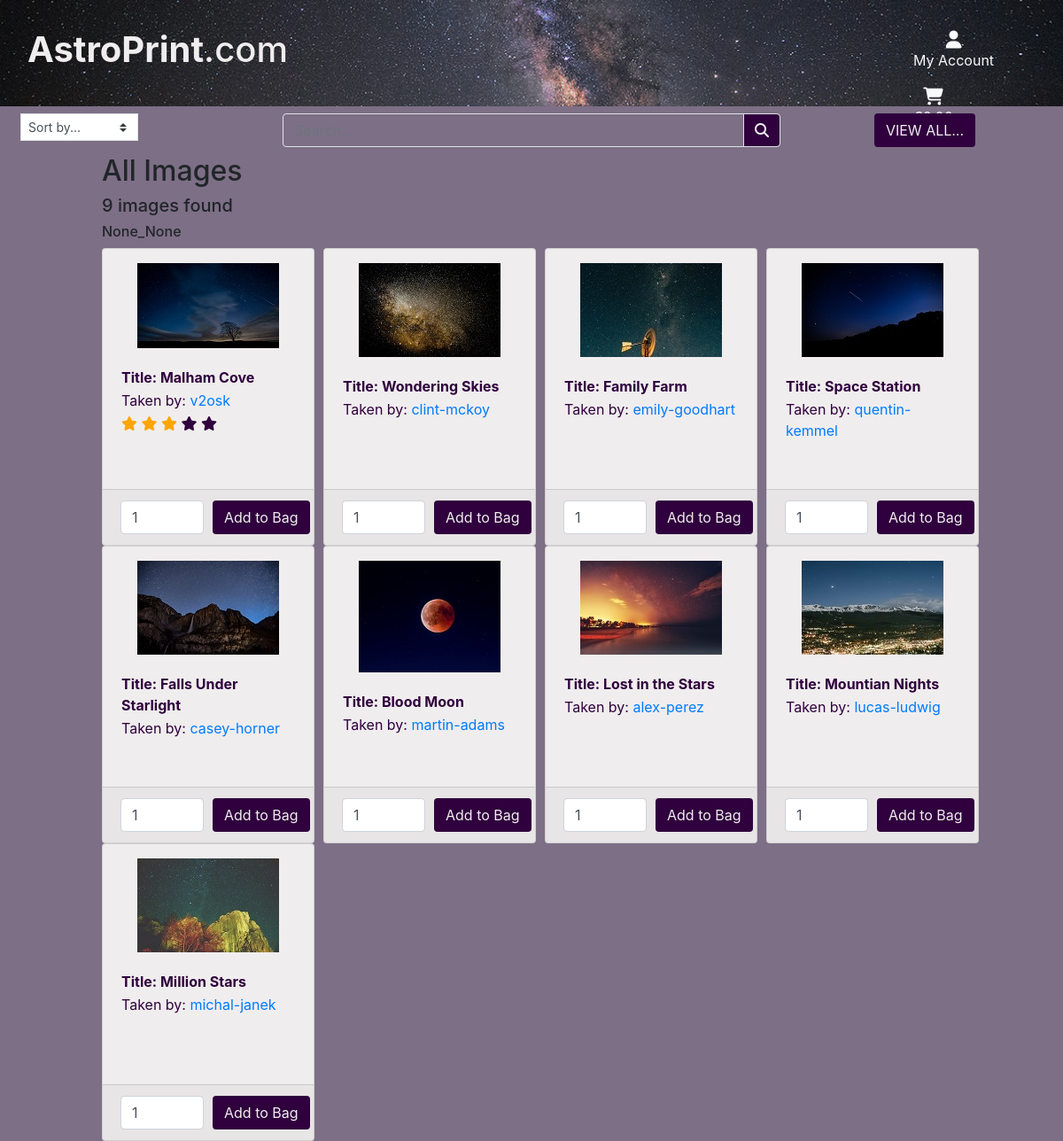
Before: /images/ with the older database file.
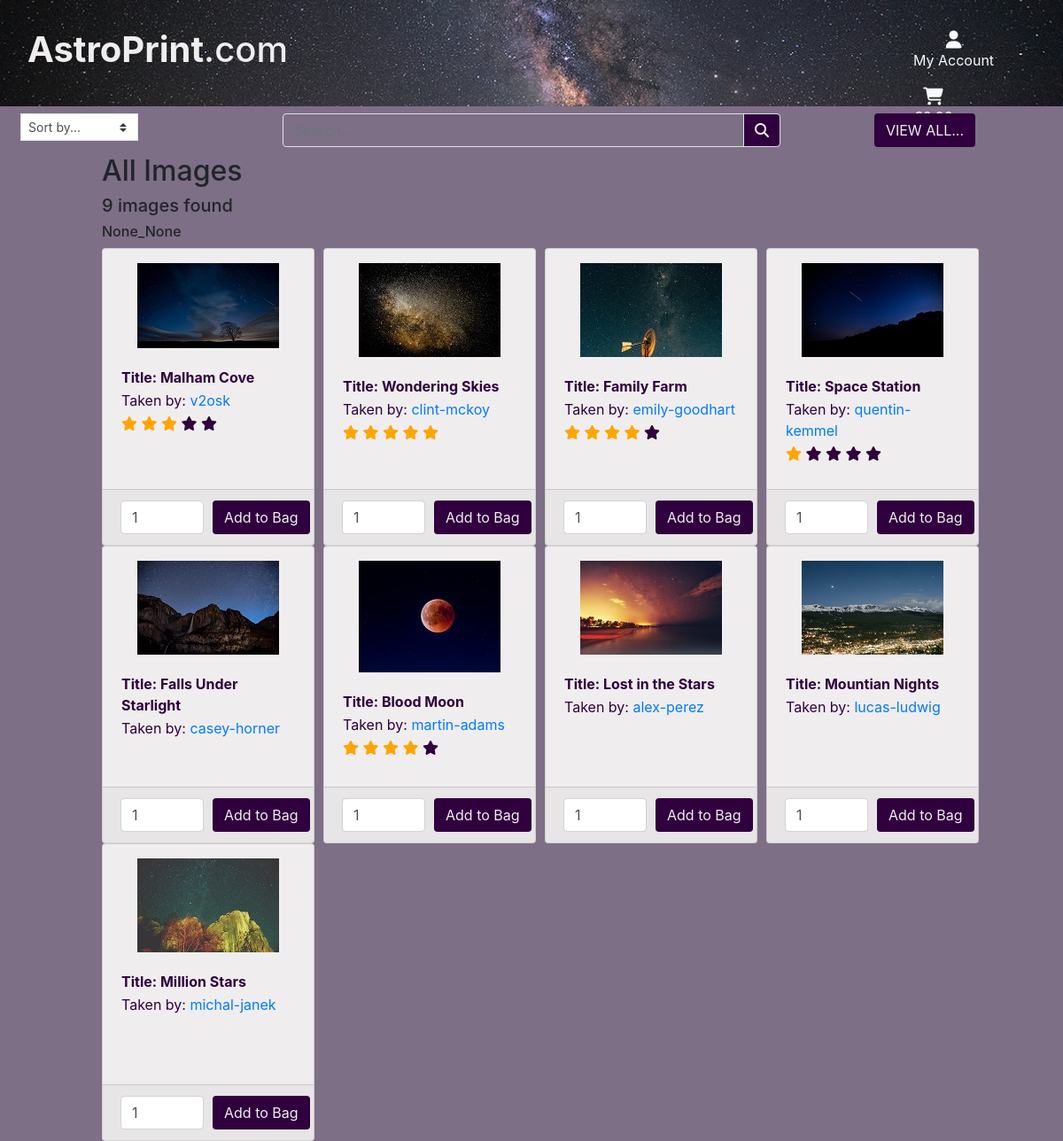
After: the same page with the newer database file.
### images/models.py (models this page shows, shortened)
class Image(models.Model):
    prev_img = models.ImageField(verbose_name='', upload_to='user_images/')
    tmnl_img = models.ImageField(verbose_name='', upload_to='user_images/')
    img_title = models.CharField(max_length=75, null=False, blank=False)
    img_taken = models.DateField(null=True, blank=True)
    base_price = models.DecimalField(max_digits=6, decimal_places=2)
    user_id = models.ForeignKey(User, to_field='id', on_delete=models.CASCADE)
    img_status = models.BooleanField(default=False)
    vol_sold = models.IntegerField(default=0)
    img_rating = models.IntegerField(null=False, blank=False, default=0)
    img_data_id = models.ForeignKey(
        'Image_Data', to_field='id', on_delete=models.SET_NULL,
        null=True, blank=True
    )
    date_added = models.DateTimeField(auto_now_add=True)
    last_updated = models.DateTimeField(auto_now=True)

### images/views.py (the view, shortened to what this page needs)
# urls.py: path('', views.all_images, name='all_images'),
def all_images(request):
    images = Image.objects.all().filter(img_status=True)
    query = None
    sort = None
    sort_dir = None
    if sort == "img_title":
        if sort_dir == 'asc':
            current_sorting = 'Image Title A-Z'
        else:
            current_sorting = 'Image Title Z-A'
    elif sort == "img_rating":
        if sort_dir == 'asc':
            current_sorting = 'Image Rating Low - High'
        else:
            current_sorting = 'Image Rating High - Low'
    elif sort == "base_price":
        if sort_dir == 'asc':
            current_sorting = 'Image Price Low - High'
        else:
            current_sorting = 'Image Price High - Low'
    else:
        current_sorting = 'None_None'
    context = {
        'images': images,
        'search_term': query,
        'current_sorting': current_sorting,
    }
    return render(request, 'images/images.html', context)

### shopping_bag/contexts.py (called while the page is built, shortened)
def bag_contents(request):
    bag_images = []
    total = 0
    prod_count = 0
    bag = request.session.get('bag', {})
    context = {
        'bag_images': bag_images,
        'total': total,
        'prod_count': prod_count,
    }
    return context

### images/templates/images/images.html (shortened to what this page needs)
{% extends "base.html" %}
{% load static %}
{% block extra_css %}
    <link rel="stylesheet" href="{% static 'images/css/image.css' %}">
{% endblock %}
{% block content %}
    {% include 'includes/search_filter.html' %}
    <div class="container-fluid">
        <div class="row">
            <div class="image-container col-10 offset-1">
                <div class="row">
                    <div class="col-12">
                        {% if search_term %}
                            <h2>Search Results...</h2>
                            {% if images|length > 1 %}
                                <h5>{{ images|length }} images found for Search query : &lsquo;{{ search_term }}&rsquo;</h5>
                            {% else %}
                                <h5>Only {{ images|length }} image found for Search query : &lsquo;{{ search_term }}&rsquo;</h5>
                            {% endif %}
                        {% else %}
                            <h2>All Images</h2>
                            {% if images|length > 1 %}
                                <h5>{{ images|length }} images found</h5>
                            {% else %}
                                <h5>Only {{ images|length }} image found </h5>
                            {% endif %}
                        {% endif %}
                        {% if current_sorting != "None" %}
                            <h6>{{ current_sorting }}</h6>
                        {% endif %}
                    </div>
                    {% for i in images %}
                        <div class="col-sm-6 col-md-6 col-lg-4 col-xl-3">
                            {% include 'images/includes/image_card.html' %}
                        </div>
                    {% endfor %}
                </div>
            </div>
        </div>
    </div>
{% endblock %}

### templates/base.html (shortened to what this page needs)
{% load static %}
<!doctype html>
<html lang="en">
  <head>
    {% block core_css %}
        <link rel="stylesheet" href="https://stackpath.bootstrapcdn.com/bootstrap/4.5.0/css/bootstrap.min.css">
        <link rel="stylesheet" href="{% static 'css/base.css' %}">
        <link rel="stylesheet" href="https://cdn.jsdelivr.net/gh/fancyapps/fancybox@3.5.7/dist/jquery.fancybox.min.css" />
    {% endblock %}
    {% block extra_css %}{% endblock %}
  </head>
  <body>
    <header class="container-fluid">
        <div id="topnav" class="row">
            <div class="col-12 col-lg-4">
                <a href="{% url 'home' %}" class="nav-link main-logo-link">
                    <h1 class="logo-font mt-2 mt-lg-4"><strong>AstroPrint</strong>.com</h1>
                </a>
            </div>
            <div class="col-12 col-lg-6"></div>
            <div class="col-12 col-lg-2">
                <ul class="list-inline mt-2 mt-lg-4 ml-auto">
                    <li class="list-inline-item dropdown">
                        <a class="text-black nav-link" href="#" id="user-options" data-toggle="dropdown" aria-haspopup="true" aria-expanded="false">
                            <div class="text-center text-light">
                                <div><i class="fas fa-user fa-lg"></i></div>
                                <p class="my-0">My Account</p>
                            </div>
                        </a>
                    </li>
                    <li class="list-inline-item">
                        <a class="{% if grand_total %}text-info font-weight-bold{% else %}text-black{% endif %} nav-link" href="{% url 'show_bag' %}">
                            <div class="text-center text-light">
                                <div><i class="fas fa-shopping-cart fa-lg"></i></div>
                                <p class="my-0">
                                </p>
                            </div>
                        </a>
                    </li>
                </ul>
            </div>
        </div>
    </header>
    <section>
        {% block content %}{% endblock %}
    </section>
  </body>
</html>

### templates/includes/search_filter.html (shortened to what this page needs)
<div class="row m-2">
    <div class="col-lg-3">
        <div class="sort-select-wrapper w-50">
            <select id="sort-selector" class="custom-select custom-select-sm rounded-0 border border-{% if current_sorting != 'None_None' %}info{% else %}black{% endif %}">
                <option value="reset" {% if current_sorting == 'None_None' %}selected{% endif %}>Sort by...</option>
            </select>
        </div>
    </div>
    <div class="col-lg-6">
        <form method="GET" action="{% url 'all_images' %}">
            <div class="input-group w-100">
                <input class="form-control border border-search rounded-10" type="text" name="q" placeholder="Search...">
                <div class="input-group-append">
                    <button class="form-control btn btn-search border rounded-10" type="submit">
                        <span class="icon">
                            <i class="fas fa-search"></i>
                        </span>
                    </button>
                </div>
            </div>
        </form>
    </div>
    <div class="col-lg-3 text-center">
        <a href="{% url 'all_images' %}" class="btn btn-site">
            <span class="text-uppercase">View All...</span>
        </a>
    </div>
</div>

### images/templates/images/includes/image_card.html (shortened to what this page needs)
<div class="card mx-auto my-auto" style="width: 15rem; height: 21rem;">
    <a class="mx-auto" data-fancybox="gallery"
        href="{{ i.prev_img.url }}" title="{{ i.img_title }}"
        data-caption=
        "{{ i.img_title }} by {{ i.user_id }}
        {% if i.img_data_id.city != 'N/A' or i.img_data_id.country != '' %}<br>{% endif %}
        {% if i.img_data_id.city and i.img_data_id.city != 'N/A' %}
            {{ i.img_data_id.city }},
        {% endif %}
        {% if i.img_data_id.country and i.img_data_id.country != '' %}
            {{ i.img_data_id.country }}
        {% endif %}
        <br> {{ i.img_taken }}">
        <img class="img-fluid mt-3" src="{{ i.tmnl_img.url }}" width="160" height="106">
    </a>
    <div class="card-body">
        <table>
            <tr>
                <th>Title: {{ i.img_title }}</th>
            </tr>
            <tr>
                <td>Taken by:
                    <a href="{% url 'user_images' i.user_id %}" class="">{{ i.user_id }}</a>
                </td>
            </tr>
            <tr>
                <td id="rating" class="">
                    <div class="star">
                        {% if i.img_rating == 5 %}
                            <span class="fa fa-star checked"></span>
                            <span class="fa fa-star checked"></span>
                            <span class="fa fa-star checked"></span>
                            <span class="fa fa-star checked"></span>
                            <span class="fa fa-star checked"></span>
                        {% elif i.img_rating == 4 %}
                            <span class="fa fa-star checked"></span>
                            <span class="fa fa-star checked"></span>
                            <span class="fa fa-star checked"></span>
                            <span class="fa fa-star checked"></span>
                            <span class="fa fa-star"></span>
                        {% elif i.img_rating == 3 %}
                            <span class="fa fa-star checked"></span>
                            <span class="fa fa-star checked"></span>
                            <span class="fa fa-star checked"></span>
                            <span class="fa fa-star"></span>
                            <span class="fa fa-star"></span>
                        {% elif i.img_rating == 2 %}
                            <span class="fa fa-star checked"></span>
                            <span class="fa fa-star checked"></span>
                            <span class="fa fa-star"></span>
                            <span class="fa fa-star"></span>
                            <span class="fa fa-star"></span>
                        {% elif i.img_rating == 1 %}
                            <span class="fa fa-star checked"></span>
                            <span class="fa fa-star"></span>
                            <span class="fa fa-star"></span>
                            <span class="fa fa-star"></span>
                            <span class="fa fa-star"></span>
                        {% endif %}
                    </div>
                </td>
            </tr>
        </table>
    </div>
    <div class="card-footer">
        <form class="form" action="{% url 'add_to_bag' i.id %}" method="POST">
            <div class="form-row">
                <div class="col-6 form-col">
                    <input class="form-control qty_input" type="number"
                    name="quantity" value="1" min="1" max="99"
                    data-item_id="{{ i.id }}"
                    id="id_qty_{{ i.id }}">
                </div>
                <div class="col-6 form-col">
                    <input type="submit" class="btn btn-site" value="Add to Bag">
                </div>
            </div>
        </form>
    </div>
</div>

### static/css/base.css (style rules this page uses)
html { height: 100%; }
body { background-color: #7D6F86; }
header { background: url('/media/Test1.jpg') no-repeat center; background-size: cover; height: 15vh; z-index: 0; }
.border-search { background-color: #7D6F86; color: #2F003D; border: #2F003D; }
.btn-search { background-color: #2F003D; color: #F0EDEE; border: #2F003D; }
.btn-site { background-color: #2F003D; color: #F0EDEE; }
.logo-font { color: #F0EDEE; }
.text-light { color: #F0EDEE; }
.card, .card-body { background-color: #F0EDEE; color: #2F003D; }
.checked { color: orange; }

### images/static/images/css/image.css (style rules this page uses)
.checked { color: orange; }

Changed rows visible on the page:
changed Image "Wondering Skies": img_rating 0 → 5 (drawn)
changed Image "Family Farm": img_rating 0 → 4 (drawn)
changed Image "Space Station": img_rating 0 → 1 (drawn)
changed Image "Blood Moon": img_rating 0 → 4 (drawn)
